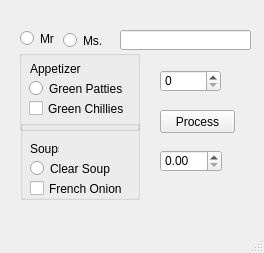
<?xml version="1.0" encoding="UTF-8"?>
<ui version="4.0">
 <class>MainWindow</class>
 <widget class="QMainWindow" name="MainWindow">
  <property name="geometry">
   <rect>
    <x>0</x>
    <y>0</y>
    <width>264</width>
    <height>253</height>
   </rect>
  </property>
  <property name="windowTitle">
   <string>MainWindow</string>
  </property>
  <widget class="QWidget" name="centralwidget">
   <widget class="QRadioButton" name="rb_ms">
    <property name="geometry">
     <rect>
      <x>63</x>
      <y>32</y>
      <width>40</width>
      <height>17</height>
     </rect>
    </property>
    <property name="text">
     <string>Ms.</string>
    </property>
   </widget>
   <widget class="QLineEdit" name="lne_name">
    <property name="geometry">
     <rect>
      <x>120</x>
      <y>30</y>
      <width>131</width>
      <height>20</height>
     </rect>
    </property>
   </widget>
   <widget class="QLabel" name="label">
    <property name="geometry">
     <rect>
      <x>30</x>
      <y>61</y>
      <width>51</width>
      <height>16</height>
     </rect>
    </property>
    <property name="text">
     <string>Appetizers</string>
    </property>
   </widget>
   <widget class="QLabel" name="label_2">
    <property name="geometry">
     <rect>
      <x>30</x>
      <y>141</y>
      <width>29</width>
      <height>16</height>
     </rect>
    </property>
    <property name="text">
     <string>Soups</string>
    </property>
   </widget>
   <widget class="QSpinBox" name="sb_1">
    <property name="geometry">
     <rect>
      <x>160</x>
      <y>70</y>
      <width>61</width>
      <height>22</height>
     </rect>
    </property>
   </widget>
   <widget class="QDoubleSpinBox" name="dsb_1">
    <property name="geometry">
     <rect>
      <x>160</x>
      <y>150</y>
      <width>62</width>
      <height>22</height>
     </rect>
    </property>
   </widget>
   <widget class="QPushButton" name="pb_process">
    <property name="geometry">
     <rect>
      <x>160</x>
      <y>110</y>
      <width>75</width>
      <height>23</height>
     </rect>
    </property>
    <property name="text">
     <string>Process</string>
    </property>
   </widget>
   <widget class="QRadioButton" name="rb_mr">
    <property name="geometry">
     <rect>
      <x>20</x>
      <y>30</y>
      <width>35</width>
      <height>17</height>
     </rect>
    </property>
    <property name="text">
     <string>Mr</string>
    </property>
   </widget>
   <widget class="QGroupBox" name="groupBox">
    <property name="geometry">
     <rect>
      <x>19</x>
      <y>50</y>
      <width>121</width>
      <height>81</height>
     </rect>
    </property>
    <property name="title">
     <string/>
    </property>
    <widget class="QRadioButton" name="rb_patties">
     <property name="geometry">
      <rect>
       <x>10</x>
       <y>30</y>
       <width>271</width>
       <height>17</height>
      </rect>
     </property>
     <property name="text">
      <string>Green Patties</string>
     </property>
    </widget>
    <widget class="QCheckBox" name="cbx_chillies">
     <property name="geometry">
      <rect>
       <x>10</x>
       <y>50</y>
       <width>121</width>
       <height>17</height>
      </rect>
     </property>
     <property name="text">
      <string>Green Chillies</string>
     </property>
    </widget>
   </widget>
   <widget class="QGroupBox" name="groupBox_2">
    <property name="geometry">
     <rect>
      <x>20</x>
      <y>120</y>
      <width>120</width>
      <height>80</height>
     </rect>
    </property>
    <property name="title">
     <string/>
    </property>
    <widget class="QCheckBox" name="cbx_onion">
     <property name="geometry">
      <rect>
       <x>10</x>
       <y>60</y>
       <width>301</width>
       <height>17</height>
      </rect>
     </property>
     <property name="text">
      <string>French Onion</string>
     </property>
    </widget>
    <widget class="QRadioButton" name="rb_soup">
     <property name="geometry">
      <rect>
       <x>10</x>
       <y>40</y>
       <width>82</width>
       <height>17</height>
      </rect>
     </property>
     <property name="text">
      <string>Clear Soup</string>
     </property>
    </widget>
   </widget>
   <zorder>groupBox_2</zorder>
   <zorder>rb_ms</zorder>
   <zorder>lne_name</zorder>
   <zorder>label</zorder>
   <zorder>label_2</zorder>
   <zorder>sb_1</zorder>
   <zorder>dsb_1</zorder>
   <zorder>pb_process</zorder>
   <zorder>rb_mr</zorder>
   <zorder>groupBox</zorder>
  </widget>
  <widget class="QMenuBar" name="menubar">
   <property name="geometry">
    <rect>
     <x>0</x>
     <y>0</y>
     <width>264</width>
     <height>21</height>
    </rect>
   </property>
  </widget>
  <widget class="QStatusBar" name="statusbar"/>
 </widget>
 <resources/>
 <connections/>
</ui>
